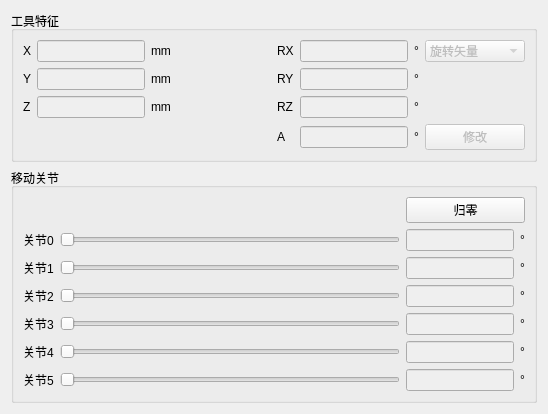
        <widget class="QWidget" name="moveTab">
         <attribute name="title">
          <string>移动</string>
         </attribute>
         <layout class="QGridLayout" name="gridLayout_22" rowstretch="1,2">
          <item row="0" column="0">
           <widget class="QGroupBox" name="toolPositionBox">
            <property name="sizePolicy">
             <sizepolicy hsizetype="Preferred" vsizetype="Preferred">
              <horstretch>0</horstretch>
              <verstretch>0</verstretch>
             </sizepolicy>
            </property>
            <property name="title">
             <string>工具特征</string>
            </property>
            <layout class="QGridLayout" name="gridLayout_21">
             <item row="2" column="1">
              <widget class="QLineEdit" name="toolZ_PositionText">
               <property name="enabled">
                <bool>false</bool>
               </property>
               <property name="sizePolicy">
                <sizepolicy hsizetype="Expanding" vsizetype="Fixed">
                 <horstretch>0</horstretch>
                 <verstretch>0</verstretch>
                </sizepolicy>
               </property>
               <property name="alignment">
                <set>Qt::AlignRight|Qt::AlignTrailing|Qt::AlignVCenter</set>
               </property>
              </widget>
             </item>
             <item row="0" column="0">
              <widget class="QLabel" name="label_18">
               <property name="sizePolicy">
                <sizepolicy hsizetype="Minimum" vsizetype="Preferred">
                 <horstretch>0</horstretch>
                 <verstretch>0</verstretch>
                </sizepolicy>
               </property>
               <property name="text">
                <string>X</string>
               </property>
              </widget>
             </item>
             <item row="1" column="5">
              <widget class="QLabel" name="toolAngelLabel1">
               <property name="text">
                <string>RY</string>
               </property>
              </widget>
             </item>
             <item row="0" column="1">
              <widget class="QLineEdit" name="toolX_PositionText">
               <property name="enabled">
                <bool>false</bool>
               </property>
               <property name="sizePolicy">
                <sizepolicy hsizetype="Expanding" vsizetype="Fixed">
                 <horstretch>0</horstretch>
                 <verstretch>0</verstretch>
                </sizepolicy>
               </property>
               <property name="alignment">
                <set>Qt::AlignRight|Qt::AlignTrailing|Qt::AlignVCenter</set>
               </property>
              </widget>
             </item>
             <item row="2" column="5">
              <widget class="QLabel" name="toolAngelLabel2">
               <property name="text">
                <string>RZ</string>
               </property>
              </widget>
             </item>
             <item row="0" column="6">
              <widget class="QLineEdit" name="toolRX_PositionText">
               <property name="enabled">
                <bool>false</bool>
               </property>
               <property name="sizePolicy">
                <sizepolicy hsizetype="Expanding" vsizetype="Fixed">
                 <horstretch>0</horstretch>
                 <verstretch>0</verstretch>
                </sizepolicy>
               </property>
               <property name="alignment">
                <set>Qt::AlignRight|Qt::AlignTrailing|Qt::AlignVCenter</set>
               </property>
              </widget>
             </item>
             <item row="2" column="6">
              <widget class="QLineEdit" name="toolRZ_PositionText">
               <property name="enabled">
                <bool>false</bool>
               </property>
               <property name="sizePolicy">
                <sizepolicy hsizetype="Expanding" vsizetype="Fixed">
                 <horstretch>0</horstretch>
                 <verstretch>0</verstretch>
                </sizepolicy>
               </property>
               <property name="alignment">
                <set>Qt::AlignRight|Qt::AlignTrailing|Qt::AlignVCenter</set>
               </property>
              </widget>
             </item>
             <item row="2" column="7">
              <widget class="QLabel" name="toolRZ_UnitLabel">
               <property name="text">
                <string>°</string>
               </property>
              </widget>
             </item>
             <item row="0" column="7">
              <widget class="QLabel" name="toolRX_UnitLabel">
               <property name="text">
                <string>°</string>
               </property>
              </widget>
             </item>
             <item row="0" column="2">
              <widget class="QLabel" name="toolX_UnitLabel">
               <property name="text">
                <string>mm</string>
               </property>
              </widget>
             </item>
             <item row="0" column="3">
              <spacer name="horizontalSpacer_8">
               <property name="orientation">
                <enum>Qt::Horizontal</enum>
               </property>
               <property name="sizeType">
                <enum>QSizePolicy::Preferred</enum>
               </property>
               <property name="sizeHint" stdset="0">
                <size>
                 <width>100</width>
                 <height>20</height>
                </size>
               </property>
              </spacer>
             </item>
             <item row="1" column="2">
              <widget class="QLabel" name="toolY_UnitLabel">
               <property name="text">
                <string>mm</string>
               </property>
              </widget>
             </item>
             <item row="1" column="0">
              <widget class="QLabel" name="label_24">
               <property name="sizePolicy">
                <sizepolicy hsizetype="Minimum" vsizetype="Preferred">
                 <horstretch>0</horstretch>
                 <verstretch>0</verstretch>
                </sizepolicy>
               </property>
               <property name="text">
                <string>Y</string>
               </property>
              </widget>
             </item>
             <item row="1" column="7">
              <widget class="QLabel" name="toolRY_UnitLabel">
               <property name="text">
                <string>°</string>
               </property>
              </widget>
             </item>
             <item row="1" column="1">
              <widget class="QLineEdit" name="toolY_PositionText">
               <property name="enabled">
                <bool>false</bool>
               </property>
               <property name="sizePolicy">
                <sizepolicy hsizetype="Expanding" vsizetype="Fixed">
                 <horstretch>0</horstretch>
                 <verstretch>0</verstretch>
                </sizepolicy>
               </property>
               <property name="alignment">
                <set>Qt::AlignRight|Qt::AlignTrailing|Qt::AlignVCenter</set>
               </property>
              </widget>
             </item>
             <item row="2" column="0">
              <widget class="QLabel" name="label_36">
               <property name="sizePolicy">
                <sizepolicy hsizetype="Minimum" vsizetype="Preferred">
                 <horstretch>0</horstretch>
                 <verstretch>0</verstretch>
                </sizepolicy>
               </property>
               <property name="text">
                <string>Z</string>
               </property>
              </widget>
             </item>
             <item row="2" column="2">
              <widget class="QLabel" name="toolZ_UnitLabel">
               <property name="text">
                <string>mm</string>
               </property>
              </widget>
             </item>
             <item row="1" column="6">
              <widget class="QLineEdit" name="toolRY_PositionText">
               <property name="enabled">
                <bool>false</bool>
               </property>
               <property name="sizePolicy">
                <sizepolicy hsizetype="Expanding" vsizetype="Fixed">
                 <horstretch>0</horstretch>
                 <verstretch>0</verstretch>
                </sizepolicy>
               </property>
               <property name="alignment">
                <set>Qt::AlignRight|Qt::AlignTrailing|Qt::AlignVCenter</set>
               </property>
              </widget>
             </item>
             <item row="0" column="5">
              <widget class="QLabel" name="toolAngelLabel0">
               <property name="text">
                <string>RX</string>
               </property>
              </widget>
             </item>
             <item row="3" column="5">
              <widget class="QLabel" name="toolAngelLabel3">
               <property name="text">
                <string>A</string>
               </property>
              </widget>
             </item>
             <item row="3" column="6">
              <widget class="QLineEdit" name="toolRW_PositionText">
               <property name="enabled">
                <bool>false</bool>
               </property>
               <property name="alignment">
                <set>Qt::AlignRight|Qt::AlignTrailing|Qt::AlignVCenter</set>
               </property>
              </widget>
             </item>
             <item row="3" column="7">
              <widget class="QLabel" name="toolRW_UnitLabel">
               <property name="text">
                <string>°</string>
               </property>
              </widget>
             </item>
             <item row="3" column="8">
              <widget class="QPushButton" name="changeToolPositionButton">
               <property name="enabled">
                <bool>false</bool>
               </property>
               <property name="text">
                <string>修改</string>
               </property>
              </widget>
             </item>
             <item row="1" column="8">
              <spacer name="horizontalSpacer_11">
               <property name="orientation">
                <enum>Qt::Horizontal</enum>
               </property>
               <property name="sizeType">
                <enum>QSizePolicy::Preferred</enum>
               </property>
               <property name="sizeHint" stdset="0">
                <size>
                 <width>100</width>
                 <height>20</height>
                </size>
               </property>
              </spacer>
             </item>
             <item row="0" column="8">
              <widget class="QComboBox" name="toolPositionTypeComboBox">
               <property name="enabled">
                <bool>false</bool>
               </property>
               <item>
                <property name="text">
                 <string>旋转矢量</string>
                </property>
               </item>
               <item>
                <property name="text">
                 <string>四元数</string>
                </property>
               </item>
               <item>
                <property name="text">
                 <string>RPY</string>
                </property>
               </item>
              </widget>
             </item>
            </layout>
           </widget>
          </item>
          <item row="1" column="0">
           <widget class="QGroupBox" name="jointMoveBox">
            <property name="sizePolicy">
             <sizepolicy hsizetype="Preferred" vsizetype="Preferred">
              <horstretch>0</horstretch>
              <verstretch>0</verstretch>
             </sizepolicy>
            </property>
            <property name="title">
             <string>移动关节</string>
            </property>
            <layout class="QGridLayout" name="gridLayout_20">
             <item row="5" column="1">
              <widget class="QSlider" name="joint4Slider">
               <property name="enabled">
                <bool>false</bool>
               </property>
               <property name="orientation">
                <enum>Qt::Horizontal</enum>
               </property>
              </widget>
             </item>
             <item row="5" column="0">
              <widget class="QLabel" name="joint4Label">
               <property name="text">
                <string>关节4</string>
               </property>
              </widget>
             </item>
             <item row="4" column="0">
              <widget class="QLabel" name="joint3Label">
               <property name="text">
                <string>关节3</string>
               </property>
              </widget>
             </item>
             <item row="6" column="0">
              <widget class="QLabel" name="joint5Label">
               <property name="text">
                <string>关节5</string>
               </property>
              </widget>
             </item>
             <item row="2" column="2">
              <widget class="QLineEdit" name="joint1ValueText">
               <property name="enabled">
                <bool>false</bool>
               </property>
               <property name="sizePolicy">
                <sizepolicy hsizetype="Minimum" vsizetype="Fixed">
                 <horstretch>0</horstretch>
                 <verstretch>0</verstretch>
                </sizepolicy>
               </property>
               <property name="inputMethodHints">
                <set>Qt::ImhDigitsOnly</set>
               </property>
               <property name="alignment">
                <set>Qt::AlignRight|Qt::AlignTrailing|Qt::AlignVCenter</set>
               </property>
              </widget>
             </item>
             <item row="1" column="1">
              <widget class="QSlider" name="joint0Slider">
               <property name="enabled">
                <bool>false</bool>
               </property>
               <property name="orientation">
                <enum>Qt::Horizontal</enum>
               </property>
              </widget>
             </item>
             <item row="3" column="2">
              <widget class="QLineEdit" name="joint2ValueText">
               <property name="enabled">
                <bool>false</bool>
               </property>
               <property name="sizePolicy">
                <sizepolicy hsizetype="Minimum" vsizetype="Fixed">
                 <horstretch>0</horstretch>
                 <verstretch>0</verstretch>
                </sizepolicy>
               </property>
               <property name="inputMethodHints">
                <set>Qt::ImhDigitsOnly</set>
               </property>
               <property name="alignment">
                <set>Qt::AlignRight|Qt::AlignTrailing|Qt::AlignVCenter</set>
               </property>
              </widget>
             </item>
             <item row="5" column="2">
              <widget class="QLineEdit" name="joint4ValueText">
               <property name="enabled">
                <bool>false</bool>
               </property>
               <property name="sizePolicy">
                <sizepolicy hsizetype="Minimum" vsizetype="Fixed">
                 <horstretch>0</horstretch>
                 <verstretch>0</verstretch>
                </sizepolicy>
               </property>
               <property name="inputMethodHints">
                <set>Qt::ImhDigitsOnly</set>
               </property>
               <property name="alignment">
                <set>Qt::AlignRight|Qt::AlignTrailing|Qt::AlignVCenter</set>
               </property>
              </widget>
             </item>
             <item row="4" column="2">
              <widget class="QLineEdit" name="joint3ValueText">
               <property name="enabled">
                <bool>false</bool>
               </property>
               <property name="sizePolicy">
                <sizepolicy hsizetype="Minimum" vsizetype="Fixed">
                 <horstretch>0</horstretch>
                 <verstretch>0</verstretch>
                </sizepolicy>
               </property>
               <property name="inputMethodHints">
                <set>Qt::ImhDigitsOnly</set>
               </property>
               <property name="alignment">
                <set>Qt::AlignRight|Qt::AlignTrailing|Qt::AlignVCenter</set>
               </property>
              </widget>
             </item>
             <item row="6" column="2">
              <widget class="QLineEdit" name="joint5ValueText">
               <property name="enabled">
                <bool>false</bool>
               </property>
               <property name="sizePolicy">
                <sizepolicy hsizetype="Minimum" vsizetype="Fixed">
                 <horstretch>0</horstretch>
                 <verstretch>0</verstretch>
                </sizepolicy>
               </property>
               <property name="inputMethodHints">
                <set>Qt::ImhDigitsOnly</set>
               </property>
               <property name="alignment">
                <set>Qt::AlignRight|Qt::AlignTrailing|Qt::AlignVCenter</set>
               </property>
              </widget>
             </item>
             <item row="1" column="2">
              <widget class="QLineEdit" name="joint0ValueText">
               <property name="enabled">
                <bool>false</bool>
               </property>
               <property name="sizePolicy">
                <sizepolicy hsizetype="Minimum" vsizetype="Fixed">
                 <horstretch>0</horstretch>
                 <verstretch>0</verstretch>
                </sizepolicy>
               </property>
               <property name="inputMethodHints">
                <set>Qt::ImhDigitsOnly</set>
               </property>
               <property name="alignment">
                <set>Qt::AlignRight|Qt::AlignTrailing|Qt::AlignVCenter</set>
               </property>
              </widget>
             </item>
             <item row="1" column="0">
              <widget class="QLabel" name="joint0Label">
               <property name="text">
                <string>关节0</string>
               </property>
              </widget>
             </item>
             <item row="6" column="1">
              <widget class="QSlider" name="joint5Slider">
               <property name="enabled">
                <bool>false</bool>
               </property>
               <property name="orientation">
                <enum>Qt::Horizontal</enum>
               </property>
              </widget>
             </item>
             <item row="3" column="1">
              <widget class="QSlider" name="joint2Slider">
               <property name="enabled">
                <bool>false</bool>
               </property>
               <property name="orientation">
                <enum>Qt::Horizontal</enum>
               </property>
              </widget>
             </item>
             <item row="4" column="1">
              <widget class="QSlider" name="joint3Slider">
               <property name="enabled">
                <bool>false</bool>
               </property>
               <property name="orientation">
                <enum>Qt::Horizontal</enum>
               </property>
              </widget>
             </item>
             <item row="2" column="1">
              <widget class="QSlider" name="joint1Slider">
               <property name="enabled">
                <bool>false</bool>
               </property>
               <property name="orientation">
                <enum>Qt::Horizontal</enum>
               </property>
              </widget>
             </item>
             <item row="3" column="0">
              <widget class="QLabel" name="joint2Label">
               <property name="text">
                <string>关节2</string>
               </property>
              </widget>
             </item>
             <item row="2" column="0">
              <widget class="QLabel" name="joint1Label">
               <property name="text">
                <string>关节1</string>
               </property>
              </widget>
             </item>
             <item row="1" column="3">
              <widget class="QLabel" name="joint0UnitLabel">
               <property name="text">
                <string>°</string>
               </property>
              </widget>
             </item>
             <item row="2" column="3">
              <widget class="QLabel" name="joint1UnitLabel">
               <property name="text">
                <string>°</string>
               </property>
              </widget>
             </item>
             <item row="3" column="3">
              <widget class="QLabel" name="joint2UnitLabel">
               <property name="text">
                <string>°</string>
               </property>
              </widget>
             </item>
             <item row="4" column="3">
              <widget class="QLabel" name="joint3UnitLabel">
               <property name="text">
                <string>°</string>
               </property>
              </widget>
             </item>
             <item row="5" column="3">
              <widget class="QLabel" name="joint4UnitLabel">
               <property name="text">
                <string>°</string>
               </property>
              </widget>
             </item>
             <item row="6" column="3">
              <widget class="QLabel" name="joint5UnitLabel">
               <property name="text">
                <string>°</string>
               </property>
              </widget>
             </item>
             <item row="0" column="2" colspan="2">
              <widget class="QPushButton" name="resetPositionButton">
               <property name="text">
                <string>归零</string>
               </property>
              </widget>
             </item>
            </layout>
           </widget>
          </item>
         </layout>
        </widget>
